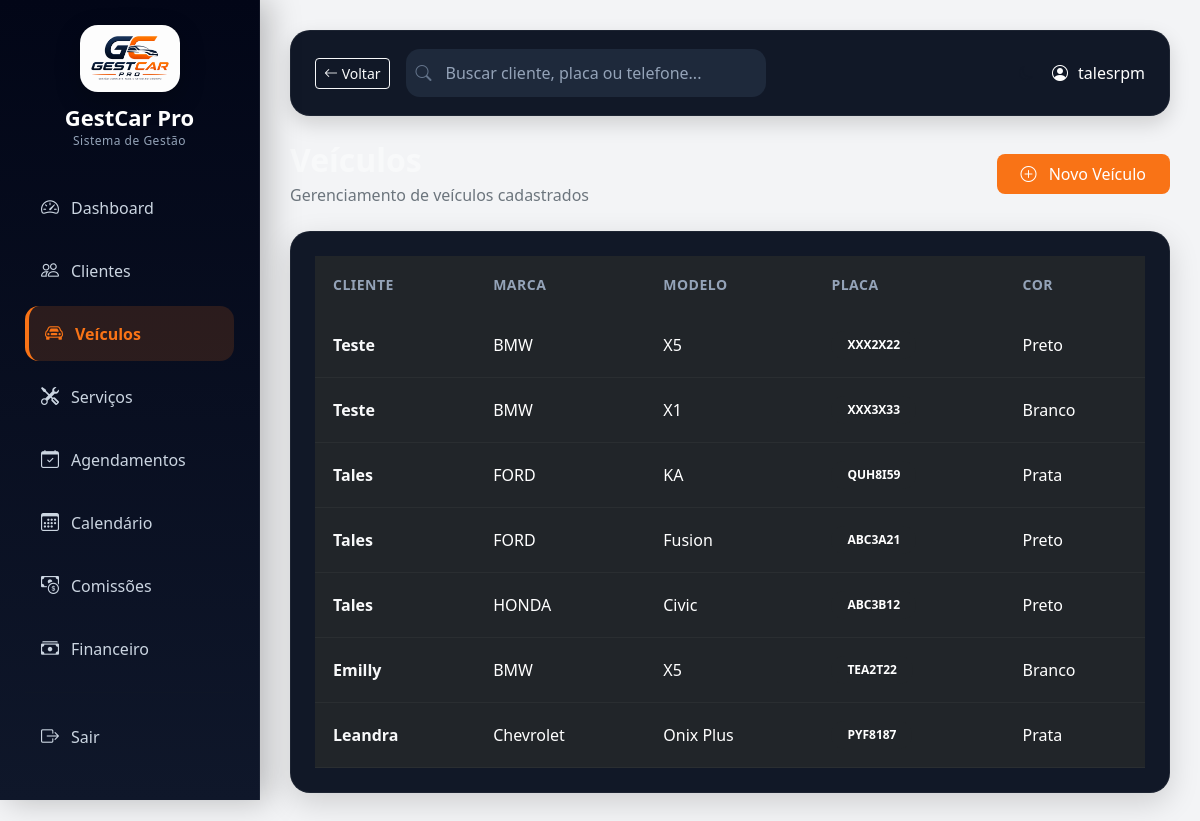
Page /veiculos/ (signed in) on the committed database.
### core/models.py (models this page shows, shortened)
class Veiculo(models.Model):
    cliente = models.ForeignKey(Cliente, on_delete=models.CASCADE)
    marca = models.CharField(max_length=50)
    modelo = models.CharField(max_length=100)
    placa = models.CharField(max_length=10)
    cor = models.CharField(max_length=30)

class Cliente(models.Model):
    nome = models.CharField(max_length=100)
    telefone = models.CharField(max_length=20)
    email = models.EmailField(blank=True, null=True)
    data_cadastro = models.DateTimeField(auto_now_add=True)

### core/views.py (the view)
# urls.py: path('veiculos/', views.listar_veiculos, name='listar_veiculos'),
@login_required
def listar_veiculos(request):
    veiculos = Veiculo.objects.select_related('cliente').all()
    return render(request, 'core/veiculos/listar.html', {
        'veiculos': veiculos
    })

### core/templates/core/veiculos/listar.html (shortened to what this page needs)
{% extends 'core/base.html' %}
{% block content %}
<div class="d-flex justify-content-between align-items-center mb-4">
    <div>
        <h2 class="fw-bold text-light mb-1">
        </h2>
        <p class="text-secondary mb-0">
            Gerenciamento de veículos cadastrados
        </p>
    </div>
    <a href="{% url 'cadastrar_veiculo' %}"
       class="btn btn-primary px-4 py-2 rounded-3">
        <i class="bi bi-plus-circle me-2"></i>
        Novo Veículo
    </a>
</div>
<div class="card border-0 rounded-4 shadow-sm"
     style="
     background:#111827;
     border:1px solid rgba(255,255,255,.05);
     ">
    <div class="card-body p-0">
        <div class="table-responsive">
            <table class="table table-dark align-middle mb-0 custom-table">
                <thead>
                    <tr>
                        <th>
                            Cliente
                        </th>
                        <th>
                            Marca
                        </th>
                        <th>
                            Modelo
                        </th>
                        <th>
                            Placa
                        </th>
                        <th>
                            Cor
                        </th>
                    </tr>
                </thead>
                <tbody>
                    {% for veiculo in veiculos %}
                    <tr>
                        <td>
                            <div class="fw-semibold text-light">
                                {{ veiculo.cliente.nome }}
                            </div>
                        </td>
                        <td>
                            {{ veiculo.marca }}
                        </td>
                        <td>
                            {{ veiculo.modelo }}
                        </td>
                        <td>
                            <span class="badge rounded-pill text-bg-dark px-3 py-2">
                                {{ veiculo.placa }}
                            </span>
                        </td>
                        <td>
                            {{ veiculo.cor }}
                        </td>
                    </tr>
                    {% endfor %}
                </tbody>
            </table>
        </div>
    </div>
</div>
{% endblock %}

### core/templates/core/base.html (shortened to what this page needs)
{% load static %}
<!DOCTYPE html>
<html lang="pt-br">
<head>
<link href="https://cdn.jsdelivr.net/npm/bootstrap@5.3.2/dist/css/bootstrap.min.css" rel="stylesheet">
<link rel="stylesheet" href="https://cdn.jsdelivr.net/npm/bootstrap-icons@1.11.1/font/bootstrap-icons.css">
<link href="https://cdn.jsdelivr.net/npm/fullcalendar@6.1.8/index.global.min.css" rel="stylesheet">
</head>
<body>
<div class="sidebar">
<div class="logo-box">
<img src="{% static 'img/logogestcar.png' %}"
class="logo-img">
<h3 class="logo-title">
GestCar Pro
</h3>
<small class="logo-subtitle">
Sistema de Gestão
</small>
</div>
<a href="/" class="{% if request.path == '/' %}active{% endif %}">
<i class="bi bi-speedometer2"></i> Dashboard
</a>
<a href="/clientes/" class="{% if '/clientes' in request.path %}active{% endif %}">
<i class="bi bi-people"></i> Clientes
</a>
<a href="/veiculos/" class="{% if '/veiculos' in request.path %}active{% endif %}">
<i class="bi bi-car-front"></i> Veículos
</a>
<a href="/servicos/" class="{% if '/servicos' in request.path %}active{% endif %}">
<i class="bi bi-tools"></i> Serviços
</a>
<a href="/agendamentos/" class="{% if '/agendamentos' in request.path %}active{% endif %}">
<i class="bi bi-calendar-check"></i> Agendamentos
</a>
<a href="/calendario/" class="{% if '/calendario' in request.path %}active{% endif %}">
<i class="bi bi-calendar3"></i> Calendário
</a>
<a href="/comissoes/" class="{% if '/comissoes' in request.path %}active{% endif %}">
<i class="bi bi-cash-coin"></i> Comissões
</a>
<a href="{% url 'listar_financeiro' %}"
class="{% if '/financeiro' in request.path %}active{% endif %}">
<i class="bi bi-cash-stack"></i>Financeiro
</a>
<hr>
<a href="{% url 'logout' %}">
<i class="bi bi-box-arrow-right"></i> Sair
</a>
</div>
<div class="main">
<div class="topbar">
<div class="d-flex align-items-center gap-3">
{% if request.path != "/" %}
<button onclick="history.back()" class="btn btn-outline-light btn-sm">
<i class="bi bi-arrow-left"></i> Voltar
</button>
{% endif %}
<div class="search-box">
<i class="bi bi-search search-icon"></i>
<form action="/busca/" method="get">
<input
type="text"
name="q"
id="buscaGlobal"
placeholder="Buscar cliente, placa ou telefone..."
autocomplete="off"
>
</form>
</div>
</div>
<div class="user-box">
<button onclick="toggleDarkMode()" class="btn btn-theme btn-sm">
<i class="bi bi-moon"></i>
</button>
<i class="bi bi-person-circle"></i>
{{ request.user.username }}
</div>
</div>
{% block content %}
{% endblock %}
</div>
</body>
</html>

### core/templates/core/base.html (style rules this page uses)
:root { --bg:#f3f4f6; --sidebar:#111827; --text:#111827; --hover:#1f2937; --active:#2563eb; --brand:#f97316; }
body { background:var(--bg); color:var(--text); font-family:Segoe UI; margin:0; transition:.3s; }
.sidebar { width:260px; height:100vh; background:linear-gradient( 180deg, #020617 0%, #0f172a 100% ); position:fixed; padding:25px; border-right:1px solid rgba(255,255,255,.05); box-shadow:8px 0 30px rgba(0,0,0,.25); }
.sidebar a { display:flex; align-items:center; gap:10px; padding:14px 16px; border-radius:14px; color:#cbd5e1; text-decoration:none; margin-bottom:8px; transition:.25s; font-weight:500; }
.sidebar a.active { background:rgba(249,115,22,.15); color:#f97316; font-weight:600; border-left:4px solid #f97316; }
.sidebar i { font-size:18px; min-width:20px; }
.logo-box { display:flex; flex-direction:column; align-items:center; margin-bottom:30px; }
.logo-img { width:100px; border-radius:18px; margin-bottom:12px; box-shadow:0 8px 25px rgba(0,0,0,.25); transition:.3s; }
.logo-title { color:#fff; font-size:22px; font-weight:700; margin:0; line-height:1.2; }
.logo-subtitle { color:#94a3b8; font-size:12px; letter-spacing:.5px; margin-top:2px; }
.main { margin-left:260px; padding:30px; }
.topbar { display:flex; justify-content:space-between; align-items:center; margin-bottom:25px; padding:18px 24px; background:#111827; border-radius:20px; border:1px solid rgba(255,255,255,.05); box-shadow:0 8px 20px rgba(0,0,0,.15); }
.topbar { color:white; }
.user-box { display:flex; align-items:center; gap:10px; }
.search-box { position:relative; width:360px; }
.search-box input { width:100%; height:48px; padding:10px 15px 10px 40px; border-radius:14px; border:none; outline:none; background:#1e293b; color:white; }
.search-box input::placeholder { color:#94a3b8; }
.search-icon { position:absolute; left:10px; top:50%; transform:translateY(-50%); color:#64748b; }
.btn { transition:0.2s; }
.btn-theme { border:1px solid var(--text); color:var(--text); background:transparent; }
.custom-table { margin:0; }
.custom-table thead { background:#0f172a; }
.custom-table thead th { border:none !important; padding:18px !important; font-size:14px; font-weight:600; color:#94a3b8 !important; text-transform:uppercase; letter-spacing:.5px; }
.custom-table tbody tr { border-color:rgba(255,255,255,.04) !important; transition:.2s; }
.custom-table tbody td { padding:18px !important; border-color:rgba(255,255,255,.04) !important; vertical-align:middle; }
.card { background:#111827 !important; border:1px solid rgba(255,255,255,.05) !important; border-radius:20px !important; box-shadow:0 10px 30px rgba(0,0,0,.15) !important; }
.card-body { padding:24px !important; }
.btn-primary { background:#f97316 !important; border:none !important; }

### rows in the picture
Veiculo: cliente.nome "Teste", marca "BMW", modelo "X5", placa "XXX2X22", cor "Preto"
Veiculo: cliente.nome "Teste", marca "BMW", modelo "X1", placa "XXX3X33", cor "Branco"
Veiculo: cliente.nome "Tales", marca "FORD", modelo "KA", placa "QUH8I59", cor "Prata"
Veiculo: cliente.nome "Tales", marca "FORD", modelo "Fusion", placa "ABC3A21", cor "Preto"
Veiculo: cliente.nome "Tales", marca "HONDA", modelo "Civic", placa "ABC3B12", cor "Preto"
Veiculo: cliente.nome "Emilly", marca "BMW", modelo "X5", placa "TEA2T22", cor "Branco"
Veiculo: cliente.nome "Leandra", marca "Chevrolet", modelo "Onix Plus", placa "PYF8187", cor "Prata"

### other values in the picture
{{ request.user.username }} "talesrpm"
